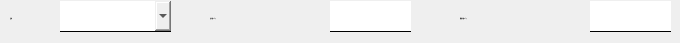
   <widget class="QWidget" name="page_branch_info">
    <widget class="QLabel" name="label_119">
     <property name="geometry">
      <rect>
       <x>10</x>
       <y>3</y>
       <width>41</width>
       <height>31</height>
      </rect>
     </property>
     <property name="font">
      <font>
       <family>黑体</family>
       <pointsize>-1</pointsize>
      </font>
     </property>
     <property name="text">
      <string>品牌:</string>
     </property>
    </widget>
    <widget class="QComboBox" name="comboBox_branch_brand">
     <property name="geometry">
      <rect>
       <x>60</x>
       <y>1</y>
       <width>111</width>
       <height>31</height>
      </rect>
     </property>
     <property name="font">
      <font>
       <family>黑体</family>
       <pointsize>-1</pointsize>
      </font>
     </property>
     <property name="styleSheet">
      <string notr="true">border:none;
border-bottom:1px solid black;</string>
     </property>
    </widget>
    <widget class="QLabel" name="label_120">
     <property name="geometry">
      <rect>
       <x>210</x>
       <y>3</y>
       <width>111</width>
       <height>31</height>
      </rect>
     </property>
     <property name="font">
      <font>
       <family>黑体</family>
       <pointsize>-1</pointsize>
      </font>
     </property>
     <property name="frameShadow">
      <enum>QFrame::Plain</enum>
     </property>
     <property name="text">
      <string>总风量(m³/h):</string>
     </property>
    </widget>
    <widget class="QLineEdit" name="lineEdit_branch_total_air_volume">
     <property name="geometry">
      <rect>
       <x>330</x>
       <y>1</y>
       <width>81</width>
       <height>31</height>
      </rect>
     </property>
     <property name="font">
      <font>
       <family>黑体</family>
       <pointsize>-1</pointsize>
      </font>
     </property>
     <property name="styleSheet">
      <string notr="true">border:none;
border-bottom:1px solid black;
</string>
     </property>
    </widget>
    <widget class="QLineEdit" name="lineEdit_pipe_air_volume">
     <property name="geometry">
      <rect>
       <x>590</x>
       <y>1</y>
       <width>81</width>
       <height>31</height>
      </rect>
     </property>
     <property name="font">
      <font>
       <family>黑体</family>
       <pointsize>-1</pointsize>
      </font>
     </property>
     <property name="styleSheet">
      <string notr="true">border:none;
border-bottom:1px solid black;
</string>
     </property>
    </widget>
    <widget class="QLabel" name="label_121">
     <property name="geometry">
      <rect>
       <x>460</x>
       <y>3</y>
       <width>131</width>
       <height>31</height>
      </rect>
     </property>
     <property name="font">
      <font>
       <family>黑体</family>
       <pointsize>-1</pointsize>
      </font>
     </property>
     <property name="frameShadow">
      <enum>QFrame::Plain</enum>
     </property>
     <property name="text">
      <string>直管风量(m³/h):</string>
     </property>
    </widget>
   </widget>
